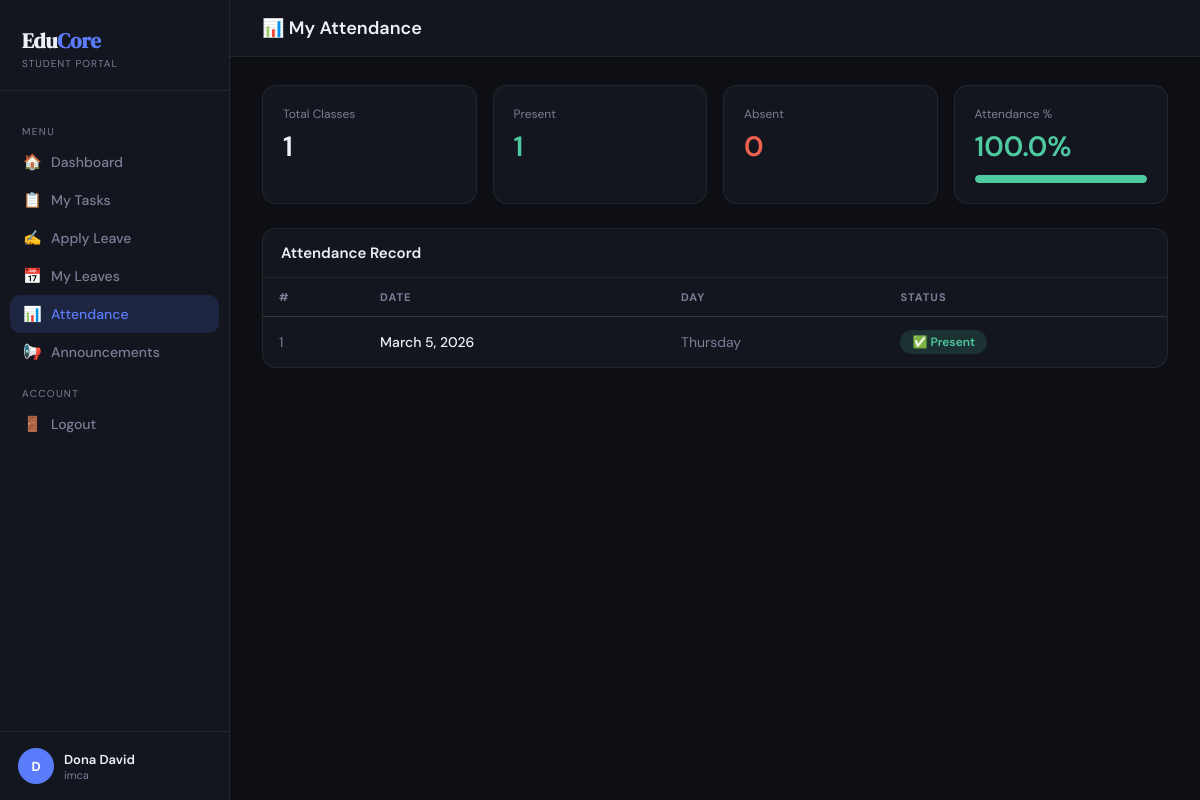
/student/attendance/ (signed in), run on the app's committed database.
### studapp/models.py (models this page shows, shortened)
class Student(models.Model):
    user    = models.OneToOneField(User, on_delete=models.CASCADE)
    age     = models.IntegerField()
    gender  = models.CharField(max_length=10)
    course  = models.CharField(max_length=50)
    phone   = models.CharField(max_length=15)
    address = models.TextField()
    def total_classes(self):
        return self.attendance_set.count()
    def present_count(self):
        return self.attendance_set.filter(status='Present').count()
    def absent_count(self):
        return self.attendance_set.filter(status='Absent').count()
    def attendance_percentage(self):
        total = self.total_classes()
        return 0.0 if total == 0 else round((self.present_count() / total) * 100, 1)

class Attendance(models.Model):
    STATUS_CHOICES = [('Present','Present'),('Absent','Absent')]
    student = models.ForeignKey(Student, on_delete=models.CASCADE)
    date    = models.DateField(default=timezone.now)
    status  = models.CharField(max_length=10, choices=STATUS_CHOICES)
    class Meta:
        unique_together = ('student','date')
        ordering = ['-date']

### studapp/views.py (the view)
# urls.py: path('student/attendance/',                 views.student_attendance,    name='student_attendance'),
@student_required
def student_attendance(request):
    student    = request.student
    attendance = Attendance.objects.filter(student=student).order_by('-date')
    return render(request, 'student_attendance.html', {
        'student':    student,
        'attendance': attendance,
        'present':    student.present_count(),
        'absent':     student.absent_count(),
        'total':      student.total_classes(),
        'pct':        student.attendance_percentage(),
    })

### studapp/views.py (called while the page is built)
def student_required(view_func):
    @wraps(view_func)
    @login_required
    def wrapper(request, *args, **kwargs):
        try:
            request.student = Student.objects.get(user=request.user)
        except Student.DoesNotExist:
            messages.error(request, "Student access required.")
            return redirect("login")
        return view_func(request, *args, **kwargs)
    return wrapper

### studapp/templates/student_attendance.html (shortened to what this page needs)
<!DOCTYPE html>
<html lang="en">
<head>
</head>
<body>
<div class="sidebar">
  <div class="logo"><h1>Edu<span>Core</span></h1><p>Student Portal</p></div>
  <nav>
    <div class="nav-label">Menu</div>
    <a href="{% url 'student_dashboard' %}" class="nav-item"><span class="ico">🏠</span> Dashboard</a>
    <a href="{% url 'student_my_tasks' %}" class="nav-item"><span class="ico">📋</span> My Tasks</a>
    <a href="{% url 'student_apply_leave' %}" class="nav-item"><span class="ico">✍️</span> Apply Leave</a>
    <a href="{% url 'student_my_leaves' %}" class="nav-item"><span class="ico">📅</span> My Leaves</a>
    <a href="{% url 'student_attendance' %}" class="nav-item active"><span class="ico">📊</span> Attendance</a>
    <a href="{% url 'student_announcements' %}" class="nav-item"><span class="ico">📢</span> Announcements</a>
    <div class="nav-label">Account</div>
    <a href="{% url 'logout' %}" class="nav-item"><span class="ico">🚪</span> Logout</a>
  </nav>
  <div class="user-block">
    <div class="avatar">{{ student.user.get_full_name|slice:":1"|upper }}</div>
    <div><div class="uname">{{ student.user.get_full_name }}</div><div class="urole">{{ student.course }}</div></div>
  </div>
</div>
<div class="main">
  <div class="topbar"><h2>📊 My Attendance</h2></div>
  <div class="content">
    <div class="stats-row">
      <div class="stat"><div class="lbl">Total Classes</div><div class="val">{{ total }}</div></div>
      <div class="stat"><div class="lbl">Present</div><div class="val" style="color:var(--green)">{{ present }}</div></div>
      <div class="stat"><div class="lbl">Absent</div><div class="val" style="color:var(--red)">{{ absent }}</div></div>
      <div class="stat">
        <div class="lbl">Attendance %</div>
        <div class="val" style="color:{% if pct >= 75 %}var(--green){% else %}var(--red){% endif %}">{{ pct }}%</div>
        <div class="pbar"><div class="pfill" style="width:{{ pct }}%;background:{% if pct >= 75 %}var(--green){% else %}var(--red){% endif %}"></div></div>
      </div>
    </div>
    <div class="card">
      <div class="ch"><h3>Attendance Record</h3></div>
      {% if attendance %}
      <table>
        <thead><tr><th>#</th><th>Date</th><th>Day</th><th>Status</th></tr></thead>
        <tbody>
        {% for record in attendance %}
        <tr>
          <td style="color:var(--muted)">{{ forloop.counter }}</td>
          <td style="font-weight:500">{{ record.date }}</td>
          <td style="color:var(--muted)">{{ record.date|date:"l" }}</td>
          <td>
            {% if record.status == 'Present' %}
              <span class="badge bp">✅ Present</span>
            {% else %}
              <span class="badge ba">❌ Absent</span>
            {% endif %}
          </td>
        </tr>
        {% endfor %}
        </tbody>
      </table>
      {% else %}
      <div class="empty"><p style="font-size:36px">📊</p><p style="margin-top:10px">No attendance records yet.</p></div>
      {% endif %}
    </div>
  </div>
</div>
</body></html>

### studapp/templates/student_attendance.html (style rules this page uses)
:root { --bg:#0d0f14;--surface:#13161e;--surf2:#1a1e28;--border:rgba(255,255,255,0.07);--accent:#5b7cfa;--green:#4ec9a0;--amber:#f0a84e;--red:#f0614e;--text:#eef0f7;--muted:#7a7f96;--r:14px; }
*,*::before,*::after { box-sizing:border-box;margin:0;padding:0; }
body { background:var(--bg);color:var(--text);font-family:'DM Sans',sans-serif;display:flex;min-height:100vh; }
.sidebar { width:230px;min-height:100vh;background:var(--surface);border-right:1px solid var(--border);display:flex;flex-direction:column;position:fixed;top:0;left:0;bottom:0; }
.logo { padding:26px 22px 20px;border-bottom:1px solid var(--border); }
.logo h1 { font-family:'DM Serif Display',serif;font-size:21px; }
.logo h1 span { color:var(--accent); }
.logo p { font-size:10px;color:var(--muted);letter-spacing:1px;text-transform:uppercase;margin-top:2px; }
nav { padding:18px 10px;flex:1; }
.nav-label { font-size:10px;text-transform:uppercase;letter-spacing:1.4px;color:var(--muted);padding:0 12px;margin:16px 0 5px; }
.nav-item { display:flex;align-items:center;gap:10px;padding:9px 13px;border-radius:10px;color:var(--muted);text-decoration:none;font-size:14px;font-weight:500;transition:.15s; }
.nav-item.active { background:rgba(91,124,250,.15);color:var(--accent); }
.nav-item .ico { font-size:15px;width:18px;text-align:center; }
.user-block { padding:16px 18px;border-top:1px solid var(--border);display:flex;align-items:center;gap:10px; }
.avatar { width:36px;height:36px;border-radius:50%;background:var(--accent);display:flex;align-items:center;justify-content:center;font-size:13px;font-weight:700;color:#fff;flex-shrink:0; }
.uname { font-size:13px;font-weight:600; }
.urole { font-size:11px;color:var(--muted); }
.main { margin-left:230px;flex:1;display:flex;flex-direction:column; }
.topbar { background:var(--surface);border-bottom:1px solid var(--border);padding:16px 32px; }
.topbar h2 { font-size:18px;font-weight:600; }
.content { padding:28px 32px;flex:1; }
.stats-row { display:grid;grid-template-columns:repeat(4,1fr);gap:16px;margin-bottom:24px; }
.stat { background:var(--surface);border:1px solid var(--border);border-radius:var(--r);padding:20px; }
.stat .val { font-size:28px;font-weight:600;margin:6px 0 2px; }
.stat .lbl { font-size:12px;color:var(--muted); }
.pbar { background:var(--surf2);border-radius:999px;height:8px;margin-top:10px;overflow:hidden; }
.pfill { height:100%;border-radius:999px; }
.card { background:var(--surface);border:1px solid var(--border);border-radius:var(--r);overflow:hidden; }
.ch { padding:14px 18px;border-bottom:1px solid var(--border); }
.ch h3 { font-size:15px;font-weight:600; }
table { width:100%;border-collapse:collapse; }
th { padding:12px 16px;text-align:left;font-size:11px;text-transform:uppercase;letter-spacing:1px;color:var(--muted);border-bottom:1px solid var(--border); }
td { padding:13px 16px;font-size:14px;border-bottom:1px solid var(--border); }
tr:last-child td { border-bottom:none; }
.badge { display:inline-block;padding:4px 12px;border-radius:20px;font-size:12px;font-weight:600; }
.bp { background:rgba(78,201,160,.15);color:var(--green); }

### data on the page
Student: user.get_full_name "D", user.get_full_name "Dona David", course "imca"
Attendance: date "March 5, 2026", date "Thursday", status "✅ Present"

### other printed values
{{ total }} "1"
{{ present }} "1"
{{ absent }} "0"
{{ pct }} "100.0"
